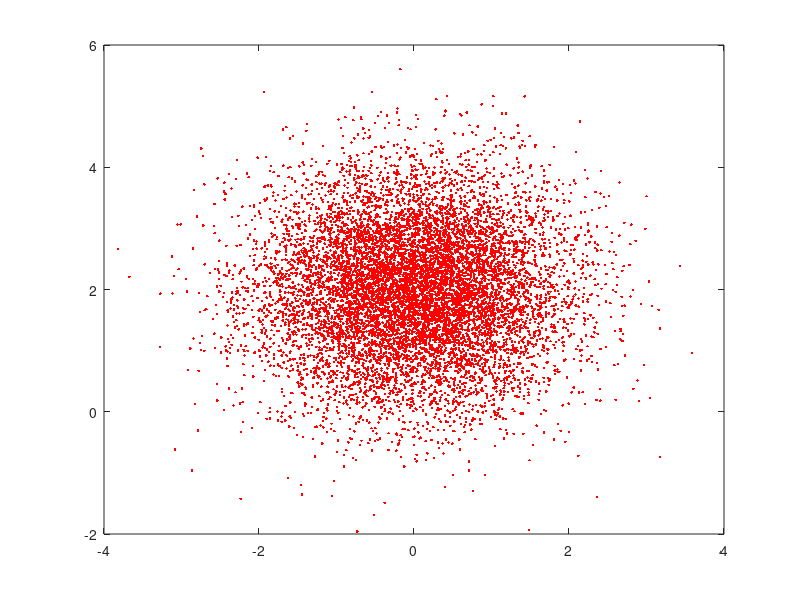
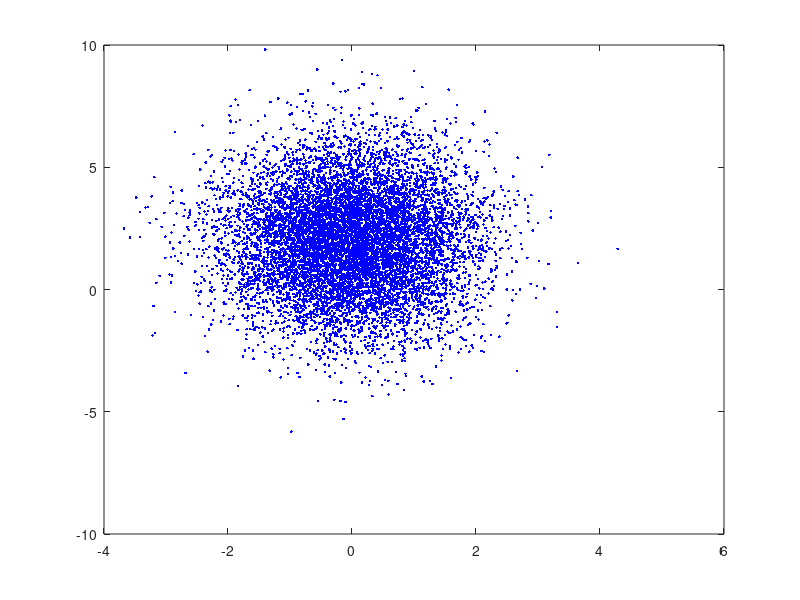
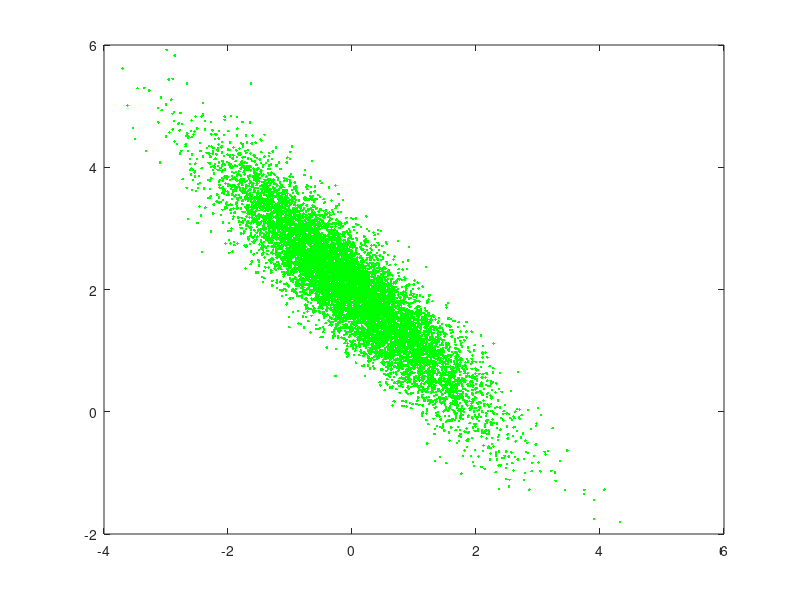

The MATLAB source for these figures, in order:


M = mvnrnd([0,2],[[1,0];[0,1]],10000);
plot(M(:,1),M(:,2),'r.')

figure
M2 = mvnrnd([0,2],[[1,0];[0,4]],10000);
plot(M2(:,1),M2(:,2),'b.')

figure
M3 = mvnrnd([0,2],[[1,-0.9];[-0.9,1]],10000);
plot(M3(:,1),M3(:,2),'g.')